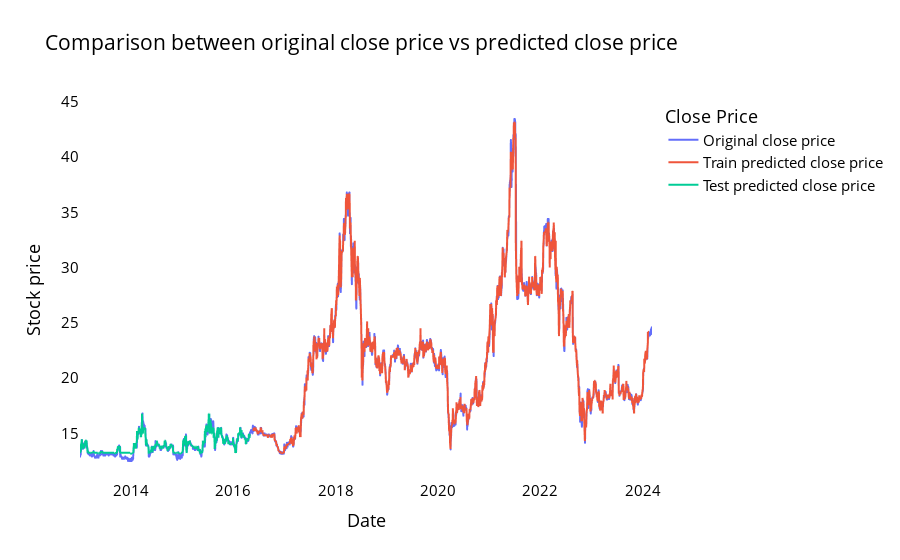

This figure's notebook cell:
### Code cell
# Prediction
train_predict_mbb = final_regressor_mbb.predict(X_train_mbb)
test_predict_mbb = final_regressor_mbb.predict(X_test_mbb)

# Transform back to the original form
train_predict_mbb = scaler_mbb.inverse_transform(train_predict_mbb.reshape(-1, 1))
test_predict_mbb = scaler_mbb.inverse_transform(test_predict_mbb.reshape(-1, 1))
original_ytrain_mbb = scaler_mbb.inverse_transform(y_train_mbb.reshape(-1, 1))
original_ytest_mbb = scaler_mbb.inverse_transform(y_test_mbb.reshape(-1, 1))

# Evaluation metrics
print("Train data RMSE: ", math.sqrt(mean_squared_error(original_ytrain_mbb, train_predict_mbb)))
print("Test data RMSE: ", math.sqrt(mean_squared_error(original_ytest_mbb, test_predict_mbb)))

# Plotting
trainPredictPlot = np.empty_like(closedf_MBB2)
trainPredictPlot[:, :] = np.nan
trainPredictPlot[time_step:len(train_predict_mbb) + time_step, :] = train_predict_mbb

testPredictPlot = np.empty_like(closedf_MBB2)
testPredictPlot[:, :] = np.nan
testPredictPlot[len(train_predict_mbb) + (time_step * 2) + 1:len(closedf_MBB2) - 1, :] = test_predict_mbb

names = cycle(['Original close price', 'Train predicted close price', 'Test predicted close price'])

plotdf = pd.DataFrame({
    'Ngày giao dịch': closedf_MBB2_stock['Ngày giao dịch'],
    'Giá đóng cửa': closedf_MBB2_stock['Giá đóng cửa'],
    'train_predicted_close': trainPredictPlot.reshape(1, -1)[0].tolist(),
    'test_predicted_close': testPredictPlot.reshape(1, -1)[0].tolist()
})

plot = px.line(plotdf, x='Ngày giao dịch', y=['Giá đóng cửa', 'train_predicted_close', 'test_predicted_close'],
               labels={'value': 'Stock price', 'Ngày giao dịch': 'Date'},
               title='Comparison between original close price vs predicted close price')

plot.for_each_trace(lambda t: t.update(name=next(names)))

plot.update_layout(plot_bgcolor='white', font_size=15, font_color='black', legend_title_text='Close Price')
plot.update_xaxes(showgrid=False)
plot.update_yaxes(showgrid=False)
plot.show()

### Figure 1 — Plotly figure (JSON) as saved in the notebook; plotly's stock layout.template omitted (floating-point values rounded to 4 significant figures; data arrays with more than 128 entries replaced by an {"elided": "..."} marker saying what was removed)
{"data": [{"hovertemplate": "variable=Giá đóng cửa<br>Date=%{x}<br>Stock price=%{y}<extra></extra>", "legendgroup": "Giá đóng cửa", "line": {"color": "#636efa", "dash": "solid"}, "marker": {"symbol": "circle"}, "mode": "lines", "name": "Original close price", "showlegend": true, "type": "scattergl", "x": {"elided": "2787 str values"}, "xaxis": "x", "y": {"elided": "2787 float values"}, "yaxis": "y"}, {"hovertemplate": "variable=train_predicted_close<br>Date=%{x}<br>Stock price=%{y}<extra></extra>", "legendgroup": "train_predicted_close", "line": {"color": "#EF553B", "dash": "solid"}, "marker": {"symbol": "circle"}, "mode": "lines", "name": "Train predicted close price", "showlegend": true, "type": "scattergl", "x": {"elided": "2787 str values"}, "xaxis": "x", "y": {"elided": "2787 float values"}, "yaxis": "y"}, {"hovertemplate": "variable=test_predicted_close<br>Date=%{x}<br>Stock price=%{y}<extra></extra>", "legendgroup": "test_predicted_close", "line": {"color": "#00cc96", "dash": "solid"}, "marker": {"symbol": "circle"}, "mode": "lines", "name": "Test predicted close price", "showlegend": true, "type": "scattergl", "x": {"elided": "2787 str values"}, "xaxis": "x", "y": {"elided": "2787 float values"}, "yaxis": "y"}], "layout": {"font": {"color": "black", "size": 15}, "legend": {"title": {"text": "Close Price"}, "tracegroupgap": 0}, "plot_bgcolor": "white", "title": {"text": "Comparison between original close price vs predicted close price"}, "xaxis": {"anchor": "y", "domain": [0, 1], "showgrid": false, "title": {"text": "Date"}}, "yaxis": {"anchor": "x", "domain": [0, 1], "showgrid": false, "title": {"text": "Stock price"}}}}
